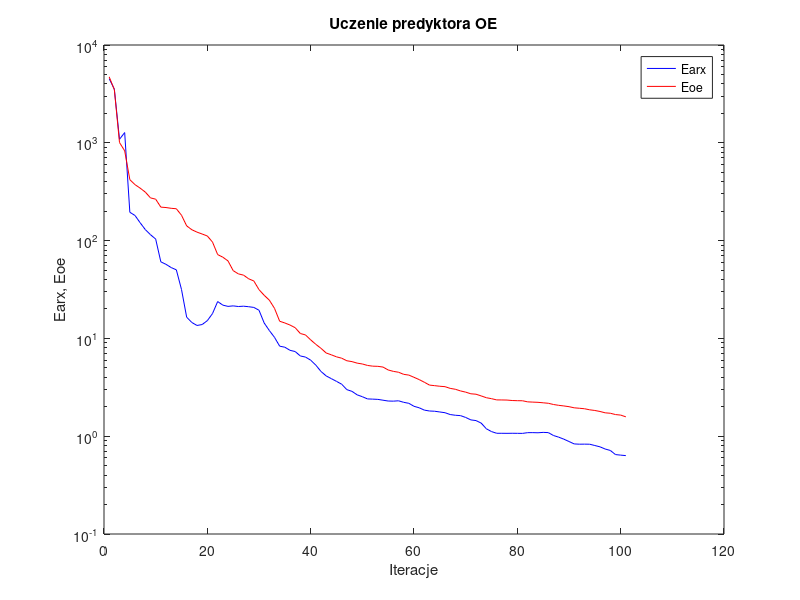
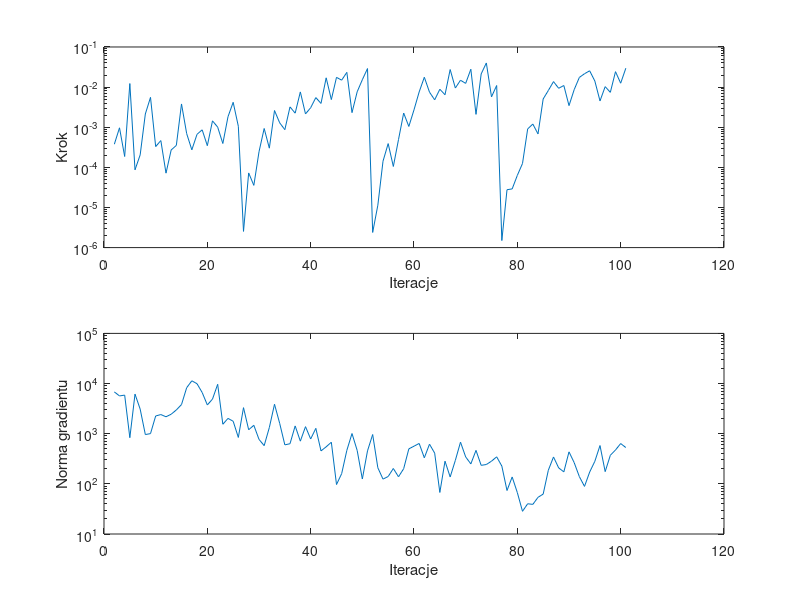

MATLAB code to generate these figures, in order:
%uczenie predyktora oe
clear all;
n=0; farx(n+1)=4.527609e+003; foe(n+1)=4.726401e+003; wspucz(n+1)=0.000000e+000; ng(n+1)=0.000000e+000;
%odnowa zmiennej metryki
n=1; farx(n+1)=3.536796e+003; foe(n+1)=3.497268e+003; krok(n+1)=3.771986e-004; ng(n+1)=6.815713e+003;
n=2; farx(n+1)=1.085532e+003; foe(n+1)=1.006420e+003; krok(n+1)=9.671447e-004; ng(n+1)=5.663541e+003;
n=3; farx(n+1)=1.273009e+003; foe(n+1)=8.283312e+002; krok(n+1)=1.864955e-004; ng(n+1)=5.878404e+003;
n=4; farx(n+1)=1.948428e+002; foe(n+1)=4.196580e+002; krok(n+1)=1.226153e-002; ng(n+1)=8.322379e+002;
n=5; farx(n+1)=1.806226e+002; foe(n+1)=3.734055e+002; krok(n+1)=8.669030e-005; ng(n+1)=6.160134e+003;
n=6; farx(n+1)=1.521644e+002; foe(n+1)=3.438209e+002; krok(n+1)=2.045211e-004; ng(n+1)=3.093046e+003;
n=7; farx(n+1)=1.294804e+002; foe(n+1)=3.131647e+002; krok(n+1)=2.139541e-003; ng(n+1)=9.611012e+002;
n=8; farx(n+1)=1.148657e+002; foe(n+1)=2.733177e+002; krok(n+1)=5.548179e-003; ng(n+1)=1.004179e+003;
n=9; farx(n+1)=1.037197e+002; foe(n+1)=2.652073e+002; krok(n+1)=3.293253e-004; ng(n+1)=2.254956e+003;
n=10; farx(n+1)=6.064575e+001; foe(n+1)=2.199191e+002; krok(n+1)=4.652564e-004; ng(n+1)=2.407916e+003;
n=11; farx(n+1)=5.718505e+001; foe(n+1)=2.178213e+002; krok(n+1)=7.168025e-005; ng(n+1)=2.174758e+003;
n=12; farx(n+1)=5.302191e+001; foe(n+1)=2.139090e+002; krok(n+1)=2.710676e-004; ng(n+1)=2.444476e+003;
n=13; farx(n+1)=5.023650e+001; foe(n+1)=2.117144e+002; krok(n+1)=3.522699e-004; ng(n+1)=2.975465e+003;
n=14; farx(n+1)=3.162430e+001; foe(n+1)=1.816624e+002; krok(n+1)=3.803076e-003; ng(n+1)=3.808718e+003;
n=15; farx(n+1)=1.646944e+001; foe(n+1)=1.414408e+002; krok(n+1)=6.935224e-004; ng(n+1)=8.254144e+003;
n=16; farx(n+1)=1.454358e+001; foe(n+1)=1.291556e+002; krok(n+1)=2.732662e-004; ng(n+1)=1.133859e+004;
n=17; farx(n+1)=1.356106e+001; foe(n+1)=1.220601e+002; krok(n+1)=6.647718e-004; ng(n+1)=9.926144e+003;
n=18; farx(n+1)=1.386123e+001; foe(n+1)=1.167816e+002; krok(n+1)=8.616391e-004; ng(n+1)=6.629419e+003;
n=19; farx(n+1)=1.519109e+001; foe(n+1)=1.114579e+002; krok(n+1)=3.467612e-004; ng(n+1)=3.740915e+003;
n=20; farx(n+1)=1.794003e+001; foe(n+1)=9.663210e+001; krok(n+1)=1.442683e-003; ng(n+1)=4.901612e+003;
n=21; farx(n+1)=2.381130e+001; foe(n+1)=7.193199e+001; krok(n+1)=1.006709e-003; ng(n+1)=9.660786e+003;
n=22; farx(n+1)=2.188623e+001; foe(n+1)=6.767424e+001; krok(n+1)=3.930502e-004; ng(n+1)=1.543285e+003;
n=23; farx(n+1)=2.124960e+001; foe(n+1)=6.199217e+001; krok(n+1)=1.830478e-003; ng(n+1)=2.018293e+003;
n=24; farx(n+1)=2.150733e+001; foe(n+1)=4.932148e+001; krok(n+1)=4.180158e-003; ng(n+1)=1.771440e+003;
n=25; farx(n+1)=2.118478e+001; foe(n+1)=4.569216e+001; krok(n+1)=1.055362e-003; ng(n+1)=8.418595e+002;
%odnowa zmiennej metryki
n=26; farx(n+1)=2.134768e+001; foe(n+1)=4.436440e+001; krok(n+1)=2.533654e-006; ng(n+1)=3.305524e+003;
n=27; farx(n+1)=2.108840e+001; foe(n+1)=4.070044e+001; krok(n+1)=7.262761e-005; ng(n+1)=1.198279e+003;
n=28; farx(n+1)=2.073732e+001; foe(n+1)=3.863304e+001; krok(n+1)=3.555039e-005; ng(n+1)=1.469871e+003;
n=29; farx(n+1)=1.940958e+001; foe(n+1)=3.152048e+001; krok(n+1)=2.444438e-004; ng(n+1)=7.702092e+002;
n=30; farx(n+1)=1.438617e+001; foe(n+1)=2.759844e+001; krok(n+1)=9.305128e-004; ng(n+1)=5.778094e+002;
n=31; farx(n+1)=1.203929e+001; foe(n+1)=2.462179e+001; krok(n+1)=3.005716e-004; ng(n+1)=1.327355e+003;
n=32; farx(n+1)=1.025188e+001; foe(n+1)=2.029397e+001; krok(n+1)=2.607264e-003; ng(n+1)=3.865643e+003;
n=33; farx(n+1)=8.330941e+000; foe(n+1)=1.498055e+001; krok(n+1)=1.290694e-003; ng(n+1)=1.612143e+003;
n=34; farx(n+1)=8.126120e+000; foe(n+1)=1.438214e+001; krok(n+1)=8.687921e-004; ng(n+1)=5.989879e+002;
n=35; farx(n+1)=7.554933e+000; foe(n+1)=1.369830e+001; krok(n+1)=3.209934e-003; ng(n+1)=6.310479e+002;
n=36; farx(n+1)=7.338617e+000; foe(n+1)=1.286703e+001; krok(n+1)=2.241713e-003; ng(n+1)=1.428825e+003;
n=37; farx(n+1)=6.613414e+000; foe(n+1)=1.122073e+001; krok(n+1)=7.585473e-003; ng(n+1)=7.102689e+002;
n=38; farx(n+1)=6.443556e+000; foe(n+1)=1.085155e+001; krok(n+1)=2.144917e-003; ng(n+1)=1.381986e+003;
n=39; farx(n+1)=5.991654e+000; foe(n+1)=9.660548e+000; krok(n+1)=3.065383e-003; ng(n+1)=7.843595e+002;
n=40; farx(n+1)=5.326790e+000; foe(n+1)=8.694890e+000; krok(n+1)=5.478088e-003; ng(n+1)=1.278410e+003;
n=41; farx(n+1)=4.590262e+000; foe(n+1)=7.913097e+000; krok(n+1)=3.917519e-003; ng(n+1)=4.541208e+002;
n=42; farx(n+1)=4.135907e+000; foe(n+1)=7.095591e+000; krok(n+1)=1.703693e-002; ng(n+1)=5.473234e+002;
n=43; farx(n+1)=3.877395e+000; foe(n+1)=6.794302e+000; krok(n+1)=4.884963e-003; ng(n+1)=6.762920e+002;
n=44; farx(n+1)=3.635919e+000; foe(n+1)=6.478575e+000; krok(n+1)=1.750226e-002; ng(n+1)=9.696582e+001;
n=45; farx(n+1)=3.401448e+000; foe(n+1)=6.275386e+000; krok(n+1)=1.488820e-002; ng(n+1)=1.599501e+002;
n=46; farx(n+1)=2.993855e+000; foe(n+1)=5.907997e+000; krok(n+1)=2.331735e-002; ng(n+1)=4.652750e+002;
n=47; farx(n+1)=2.873605e+000; foe(n+1)=5.788085e+000; krok(n+1)=2.310226e-003; ng(n+1)=1.007874e+003;
n=48; farx(n+1)=2.648121e+000; foe(n+1)=5.586054e+000; krok(n+1)=7.637224e-003; ng(n+1)=4.642632e+002;
n=49; farx(n+1)=2.534420e+000; foe(n+1)=5.477130e+000; krok(n+1)=1.526430e-002; ng(n+1)=1.248801e+002;
n=50; farx(n+1)=2.405786e+000; foe(n+1)=5.291621e+000; krok(n+1)=2.900728e-002; ng(n+1)=4.544946e+002;
%odnowa zmiennej metryki
n=51; farx(n+1)=2.393959e+000; foe(n+1)=5.202209e+000; krok(n+1)=2.385236e-006; ng(n+1)=9.632600e+002;
n=52; farx(n+1)=2.379952e+000; foe(n+1)=5.181606e+000; krok(n+1)=1.138585e-005; ng(n+1)=2.093098e+002;
n=53; farx(n+1)=2.333878e+000; foe(n+1)=5.093114e+000; krok(n+1)=1.422016e-004; ng(n+1)=1.242790e+002;
n=54; farx(n+1)=2.289435e+000; foe(n+1)=4.757032e+000; krok(n+1)=3.909578e-004; ng(n+1)=1.401419e+002;
n=55; farx(n+1)=2.282618e+000; foe(n+1)=4.602001e+000; krok(n+1)=1.051281e-004; ng(n+1)=2.024351e+002;
n=56; farx(n+1)=2.302092e+000; foe(n+1)=4.509519e+000; krok(n+1)=4.927090e-004; ng(n+1)=1.382509e+002;
n=57; farx(n+1)=2.220834e+000; foe(n+1)=4.290646e+000; krok(n+1)=2.257553e-003; ng(n+1)=2.005055e+002;
n=58; farx(n+1)=2.169128e+000; foe(n+1)=4.216184e+000; krok(n+1)=1.045039e-003; ng(n+1)=4.985638e+002;
n=59; farx(n+1)=2.021822e+000; foe(n+1)=4.000678e+000; krok(n+1)=2.716773e-003; ng(n+1)=5.636197e+002;
n=60; farx(n+1)=1.952698e+000; foe(n+1)=3.792372e+000; krok(n+1)=7.585588e-003; ng(n+1)=6.389277e+002;
n=61; farx(n+1)=1.848196e+000; foe(n+1)=3.562222e+000; krok(n+1)=1.761298e-002; ng(n+1)=3.306800e+002;
n=62; farx(n+1)=1.810289e+000; foe(n+1)=3.331408e+000; krok(n+1)=7.479896e-003; ng(n+1)=6.181026e+002;
n=63; farx(n+1)=1.799746e+000; foe(n+1)=3.286923e+000; krok(n+1)=4.818429e-003; ng(n+1)=4.100762e+002;
n=64; farx(n+1)=1.768955e+000; foe(n+1)=3.240925e+000; krok(n+1)=8.839546e-003; ng(n+1)=6.736458e+001;
n=65; farx(n+1)=1.738581e+000; foe(n+1)=3.210248e+000; krok(n+1)=6.450159e-003; ng(n+1)=2.829797e+002;
n=66; farx(n+1)=1.665455e+000; foe(n+1)=3.083871e+000; krok(n+1)=2.741202e-002; ng(n+1)=1.372388e+002;
n=67; farx(n+1)=1.637550e+000; foe(n+1)=3.019205e+000; krok(n+1)=9.486198e-003; ng(n+1)=2.937266e+002;
n=68; farx(n+1)=1.623622e+000; foe(n+1)=2.904220e+000; krok(n+1)=1.483652e-002; ng(n+1)=6.784015e+002;
n=69; farx(n+1)=1.554900e+000; foe(n+1)=2.822034e+000; krok(n+1)=1.238474e-002; ng(n+1)=3.443626e+002;
n=70; farx(n+1)=1.468145e+000; foe(n+1)=2.714987e+000; krok(n+1)=2.788178e-002; ng(n+1)=2.500112e+002;
n=71; farx(n+1)=1.444634e+000; foe(n+1)=2.687160e+000; krok(n+1)=2.092139e-003; ng(n+1)=4.650443e+002;
n=72; farx(n+1)=1.361762e+000; foe(n+1)=2.582613e+000; krok(n+1)=2.127270e-002; ng(n+1)=2.338345e+002;
n=73; farx(n+1)=1.191452e+000; foe(n+1)=2.474588e+000; krok(n+1)=4.000365e-002; ng(n+1)=2.430206e+002;
n=74; farx(n+1)=1.115007e+000; foe(n+1)=2.420073e+000; krok(n+1)=5.711090e-003; ng(n+1)=2.831394e+002;
n=75; farx(n+1)=1.071442e+000; foe(n+1)=2.350512e+000; krok(n+1)=1.095618e-002; ng(n+1)=3.460016e+002;
%odnowa zmiennej metryki
n=76; farx(n+1)=1.071020e+000; foe(n+1)=2.347608e+000; krok(n+1)=1.497650e-006; ng(n+1)=2.259567e+002;
n=77; farx(n+1)=1.069881e+000; foe(n+1)=2.341913e+000; krok(n+1)=2.769106e-005; ng(n+1)=7.363012e+001;
n=78; farx(n+1)=1.071560e+000; foe(n+1)=2.317084e+000; krok(n+1)=2.902993e-005; ng(n+1)=1.371918e+002;
n=79; farx(n+1)=1.070164e+000; foe(n+1)=2.307225e+000; krok(n+1)=6.316544e-005; ng(n+1)=6.692529e+001;
n=80; farx(n+1)=1.068620e+000; foe(n+1)=2.303545e+000; krok(n+1)=1.248978e-004; ng(n+1)=2.834814e+001;
n=81; farx(n+1)=1.086980e+000; foe(n+1)=2.244955e+000; krok(n+1)=9.064776e-004; ng(n+1)=4.009690e+001;
n=82; farx(n+1)=1.087787e+000; foe(n+1)=2.231456e+000; krok(n+1)=1.200091e-003; ng(n+1)=3.895402e+001;
n=83; farx(n+1)=1.084142e+000; foe(n+1)=2.220247e+000; krok(n+1)=6.807228e-004; ng(n+1)=5.386016e+001;
n=84; farx(n+1)=1.094042e+000; foe(n+1)=2.195898e+000; krok(n+1)=5.062842e-003; ng(n+1)=6.244809e+001;
n=85; farx(n+1)=1.088277e+000; foe(n+1)=2.170860e+000; krok(n+1)=8.237127e-003; ng(n+1)=1.870204e+002;
n=86; farx(n+1)=1.016107e+000; foe(n+1)=2.109248e+000; krok(n+1)=1.370811e-002; ng(n+1)=3.436448e+002;
n=87; farx(n+1)=9.778995e-001; foe(n+1)=2.068834e+000; krok(n+1)=9.348086e-003; ng(n+1)=2.079837e+002;
n=88; farx(n+1)=9.325395e-001; foe(n+1)=2.038959e+000; krok(n+1)=1.095618e-002; ng(n+1)=1.734475e+002;
n=89; farx(n+1)=8.825435e-001; foe(n+1)=2.004163e+000; krok(n+1)=3.456065e-003; ng(n+1)=4.344580e+002;
n=90; farx(n+1)=8.339420e-001; foe(n+1)=1.951342e+000; krok(n+1)=8.625805e-003; ng(n+1)=2.652365e+002;
n=91; farx(n+1)=8.285155e-001; foe(n+1)=1.930822e+000; krok(n+1)=1.740861e-002; ng(n+1)=1.395773e+002;
n=92; farx(n+1)=8.295276e-001; foe(n+1)=1.908959e+000; krok(n+1)=2.154209e-002; ng(n+1)=8.898570e+001;
n=93; farx(n+1)=8.280079e-001; foe(n+1)=1.861828e+000; krok(n+1)=2.549876e-002; ng(n+1)=1.717829e+002;
n=94; farx(n+1)=8.031146e-001; foe(n+1)=1.832505e+000; krok(n+1)=1.417782e-002; ng(n+1)=2.814938e+002;
n=95; farx(n+1)=7.785483e-001; foe(n+1)=1.789970e+000; krok(n+1)=4.522618e-003; ng(n+1)=5.805382e+002;
n=96; farx(n+1)=7.395600e-001; foe(n+1)=1.734277e+000; krok(n+1)=1.027490e-002; ng(n+1)=1.752918e+002;
n=97; farx(n+1)=7.148463e-001; foe(n+1)=1.716505e+000; krok(n+1)=7.409251e-003; ng(n+1)=3.711541e+002;
n=98; farx(n+1)=6.487316e-001; foe(n+1)=1.664544e+000; krok(n+1)=2.426108e-002; ng(n+1)=4.734311e+002;
n=99; farx(n+1)=6.404538e-001; foe(n+1)=1.643816e+000; krok(n+1)=1.251384e-002; ng(n+1)=6.362716e+002;
n=100; farx(n+1)=6.332792e-001; foe(n+1)=1.577564e+000; krok(n+1)=2.959713e-002; ng(n+1)=5.294636e+002;

figure; semilogy(farx,'b'); hold on; semilogy(foe,'r'); xlabel('Iteracje'); ylabel('Earx, Eoe'); legend('Earx','Eoe'); title('Uczenie predyktora OE');
figure; subplot(2,1,1); semilogy(krok); xlabel('Iteracje'); ylabel('Krok');
subplot(2,1,2); semilogy(ng); xlabel('Iteracje'); ylabel('Norma gradientu');
Earx=farx(n+1)
Eoe=foe(n+1)
